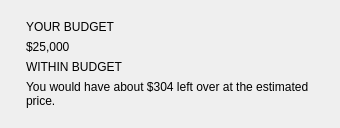
               <widget class="QFrame" name="frameBudgetCompareCard">
                <property name="card" stdset="0">
                 <bool>true</bool>
                </property>
                <property name="minimumSize">
                 <size>
                  <width>340</width>
                  <height>0</height>
                 </size>
                </property>
                <property name="maximumSize">
                 <size>
                  <width>420</width>
                  <height>16777215</height>
                 </size>
                </property>
                <property name="frameShape">
                 <enum>QFrame::NoFrame</enum>
                </property>
                <layout class="QVBoxLayout" name="verticalLayoutBudgetCompare">
                 <property name="spacing">
                  <number>6</number>
                 </property>
                 <property name="leftMargin">
                  <number>26</number>
                 </property>
                 <property name="topMargin">
                  <number>20</number>
                 </property>
                 <property name="rightMargin">
                  <number>26</number>
                 </property>
                 <property name="bottomMargin">
                  <number>20</number>
                 </property>
                 <item>
                  <widget class="QLabel" name="labelCompareEyebrow">
                   <property name="text">
                    <string>YOUR BUDGET</string>
                   </property>
                   <property name="sizePolicy">
                    <sizepolicy hsizetype="Preferred" vsizetype="Fixed">
                     <horstretch>0</horstretch>
                     <verstretch>0</verstretch>
                    </sizepolicy>
                   </property>
                   <property name="role" stdset="0">
                    <string>eyebrow</string>
                   </property>
                  </widget>
                 </item>
                 <item>
                  <widget class="QLabel" name="labelBudgetValue">
                   <property name="text">
                    <string>$25,000</string>
                   </property>
                   <property name="sizePolicy">
                    <sizepolicy hsizetype="Preferred" vsizetype="Fixed">
                     <horstretch>0</horstretch>
                     <verstretch>0</verstretch>
                    </sizepolicy>
                   </property>
                  </widget>
                 </item>
                 <item>
                  <layout class="QHBoxLayout" name="horizontalLayoutVerdict">
                   <property name="leftMargin">
                    <number>0</number>
                   </property>
                   <property name="topMargin">
                    <number>0</number>
                   </property>
                   <property name="rightMargin">
                    <number>0</number>
                   </property>
                   <property name="bottomMargin">
                    <number>0</number>
                   </property>
                   <item>
                    <widget class="QLabel" name="labelBudgetVerdict">
                     <property name="text">
                      <string>WITHIN BUDGET</string>
                     </property>
                     <property name="sizePolicy">
                      <sizepolicy hsizetype="Preferred" vsizetype="Fixed">
                       <horstretch>0</horstretch>
                       <verstretch>0</verstretch>
                      </sizepolicy>
                     </property>
                     <property name="state" stdset="0">
                      <string>ok</string>
                     </property>
                    </widget>
                   </item>
                   <item>
                    <spacer name="spacerVerdict">
                     <property name="orientation">
                      <enum>Qt::Horizontal</enum>
                     </property>
                     <property name="sizeHint">
                      <size>
                       <width>40</width>
                       <height>10</height>
                      </size>
                     </property>
                    </spacer>
                   </item>
                  </layout>
                 </item>
                 <item>
                  <widget class="QLabel" name="labelBudgetNote">
                   <property name="text">
                    <string>You would have about $304 left over at the estimated price.</string>
                   </property>
                   <property name="role" stdset="0">
                    <string>muted</string>
                   </property>
                   <property name="wordWrap">
                    <bool>true</bool>
                   </property>
                  </widget>
                 </item>
                </layout>
               </widget>
